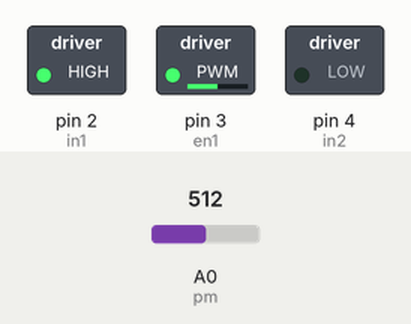
Bench run of a sketch on a simulated Arduino Uno, built with avr-gcc and run on an emulated ATmega328P. Parts: switched loads named in the sketch (green lamp = pin HIGH). The inputs (shaded band) are chosen by the test bench; at power-on: A0 (pm) = 512.

Above: at 1.2 s.
1.3 s: A0 (pm) set to 716
At 2.4 s:
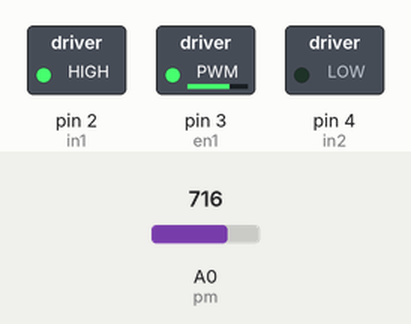
2.8 s: A0 (pm) set to 900
At 3.6 s:
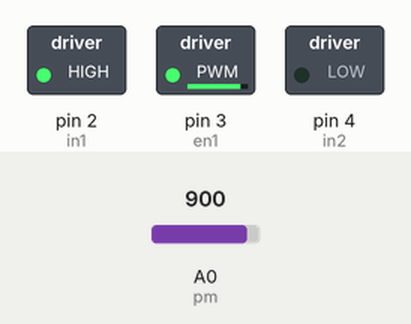
4.3 s: A0 (pm) set to 122
At 4.7 s:
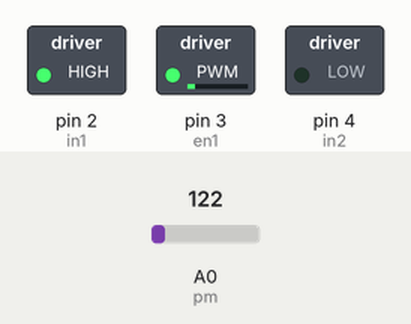
5.8 s: A0 (pm) set to 0
At 7.0 s:
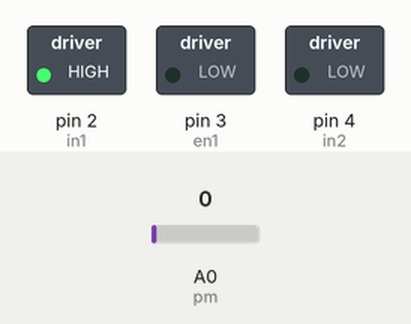
7.3 s: A0 (pm) set to 511
At 8.2 s:
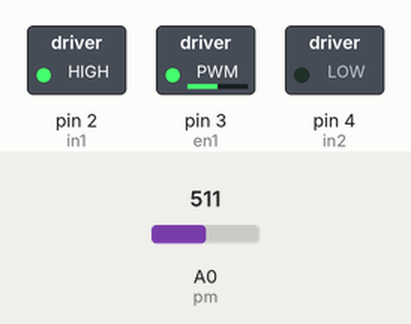
Timing chart, 0 to 9.8 s (numbered marks = the images above; inputs shaded):
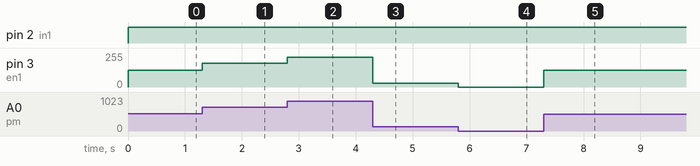

The sketch:

motor_rpm_control_using_potentiometer.ino
```cpp
int pm =A0;
int en1=3;
int in1=2;
int in2=4;

void setup()
{
  pinMode(en1,OUTPUT);
  pinMode(in1,OUTPUT);
  pinMode(in2,OUTPUT);
}
void loop()
{
  int pmv=analogRead(pm);
  digitalWrite(in1,HIGH);
  digitalWrite(in2,LOW);
  analogWrite(en1,map(pmv,0,1023,0,255));
  digitalWrite(LED_BUILTIN,HIGH);
}
```

Measured:
- after the input at 1.3 s, pin 3 (en1): 127/255 → 178/255 at once
- after the input at 2.8 s, pin 3 (en1): 178/255 → 224/255 at once
- after the input at 4.3 s, pin 3 (en1): 224/255 → 30/255 at once
- after the input at 5.8 s, pin 3 (en1): 30/255 → 0/255 at once
- after the input at 7.3 s, pin 3 (en1): 0/255 → 127/255 at once
